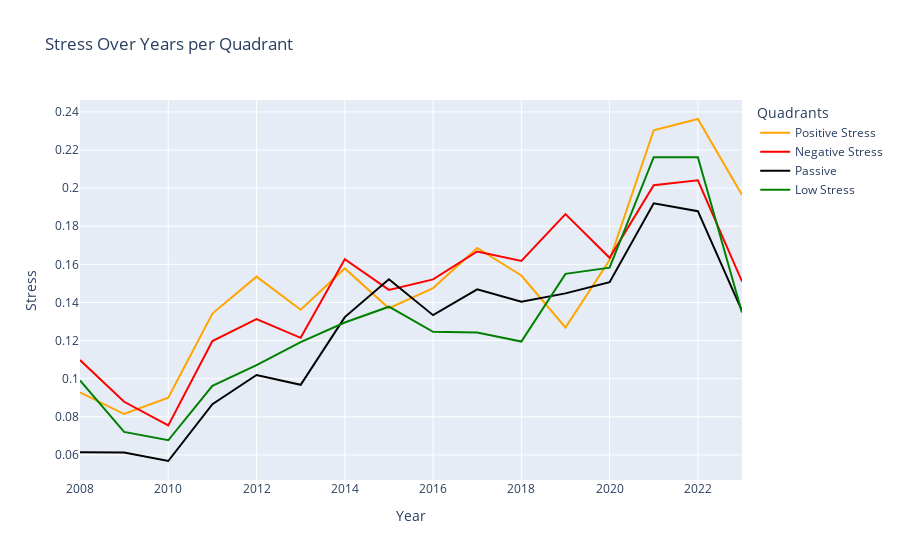

The code cell stored with this chart in its notebook:
### Code cell
# Now create the line plot
fig = px.line(
    df, 
    x="year", 
    y="value", 
    color="quadrant", 
    title='Stress Over Years per Quadrant',
    labels={"value": "Stress"},
    line_shape="linear"
)

# Update trace names and colors based on the quadrants dictionary
for trace, quadrant_key in zip(fig.data, quadrants.keys()):
    quadrant_info = quadrants[quadrant_key]
    trace.name = quadrant_info['name']
    trace.line.color = quadrant_info['color']

fig.update_layout(legend_title_text="Quadrants")
fig.update_xaxes(title_text="Year")

# Show the plot
fig.show()

### Figure 1 — Plotly figure (JSON) as saved in the notebook; plotly's stock layout.template omitted (floating-point values rounded to 4 significant figures)
{"data": [{"hovertemplate": "quadrant=Q1<br>year=%{x}<br>Stress=%{y}<extra></extra>", "legendgroup": "Q1", "line": {"color": "orange", "dash": "solid", "shape": "linear"}, "marker": {"symbol": "circle"}, "mode": "lines", "name": "Positive Stress", "orientation": "v", "showlegend": true, "type": "scatter", "x": [2008, 2009, 2010, 2011, 2012, 2013, 2014, 2015, 2016, 2017, 2018, 2019, 2020, 2021, 2022, 2023], "xaxis": "x", "y": [0.09276, 0.08145, 0.08998, 0.1341, 0.1535, 0.1361, 0.1579, 0.137, 0.1475, 0.1686, 0.1541, 0.1268, 0.1622, 0.2304, 0.2363, 0.1964], "yaxis": "y"}, {"hovertemplate": "quadrant=Q2<br>year=%{x}<br>Stress=%{y}<extra></extra>", "legendgroup": "Q2", "line": {"color": "red", "dash": "solid", "shape": "linear"}, "marker": {"symbol": "circle"}, "mode": "lines", "name": "Negative Stress", "orientation": "v", "showlegend": true, "type": "scatter", "x": [2008, 2009, 2010, 2011, 2012, 2013, 2014, 2015, 2016, 2017, 2018, 2019, 2020, 2021, 2022, 2023], "xaxis": "x", "y": [0.1098, 0.08788, 0.0755, 0.1198, 0.1312, 0.1214, 0.1627, 0.1466, 0.1521, 0.1667, 0.1618, 0.1864, 0.1634, 0.2015, 0.2041, 0.151], "yaxis": "y"}, {"hovertemplate": "quadrant=Q3<br>year=%{x}<br>Stress=%{y}<extra></extra>", "legendgroup": "Q3", "line": {"color": "black", "dash": "solid", "shape": "linear"}, "marker": {"symbol": "circle"}, "mode": "lines", "name": "Passive", "orientation": "v", "showlegend": true, "type": "scatter", "x": [2008, 2009, 2010, 2011, 2012, 2013, 2014, 2015, 2016, 2017, 2018, 2019, 2020, 2021, 2022, 2023], "xaxis": "x", "y": [0.06137, 0.0612, 0.0568, 0.08661, 0.1019, 0.09677, 0.1323, 0.1522, 0.1333, 0.1469, 0.1403, 0.1448, 0.1506, 0.192, 0.1879, 0.1355], "yaxis": "y"}, {"hovertemplate": "quadrant=Q4<br>year=%{x}<br>Stress=%{y}<extra></extra>", "legendgroup": "Q4", "line": {"color": "green", "dash": "solid", "shape": "linear"}, "marker": {"symbol": "circle"}, "mode": "lines", "name": "Low Stress", "orientation": "v", "showlegend": true, "type": "scatter", "x": [2008, 2009, 2010, 2011, 2012, 2013, 2014, 2015, 2016, 2017, 2018, 2019, 2020, 2021, 2022, 2023], "xaxis": "x", "y": [0.09903, 0.07207, 0.06768, 0.0962, 0.1071, 0.1192, 0.1295, 0.1378, 0.1246, 0.1243, 0.1195, 0.155, 0.1582, 0.2162, 0.2162, 0.1347], "yaxis": "y"}], "layout": {"legend": {"title": {"text": "Quadrants"}, "tracegroupgap": 0}, "title": {"text": "Stress Over Years per Quadrant"}, "xaxis": {"anchor": "y", "domain": [0, 1], "title": {"text": "Year"}}, "yaxis": {"anchor": "x", "domain": [0, 1], "title": {"text": "Stress"}}}}
